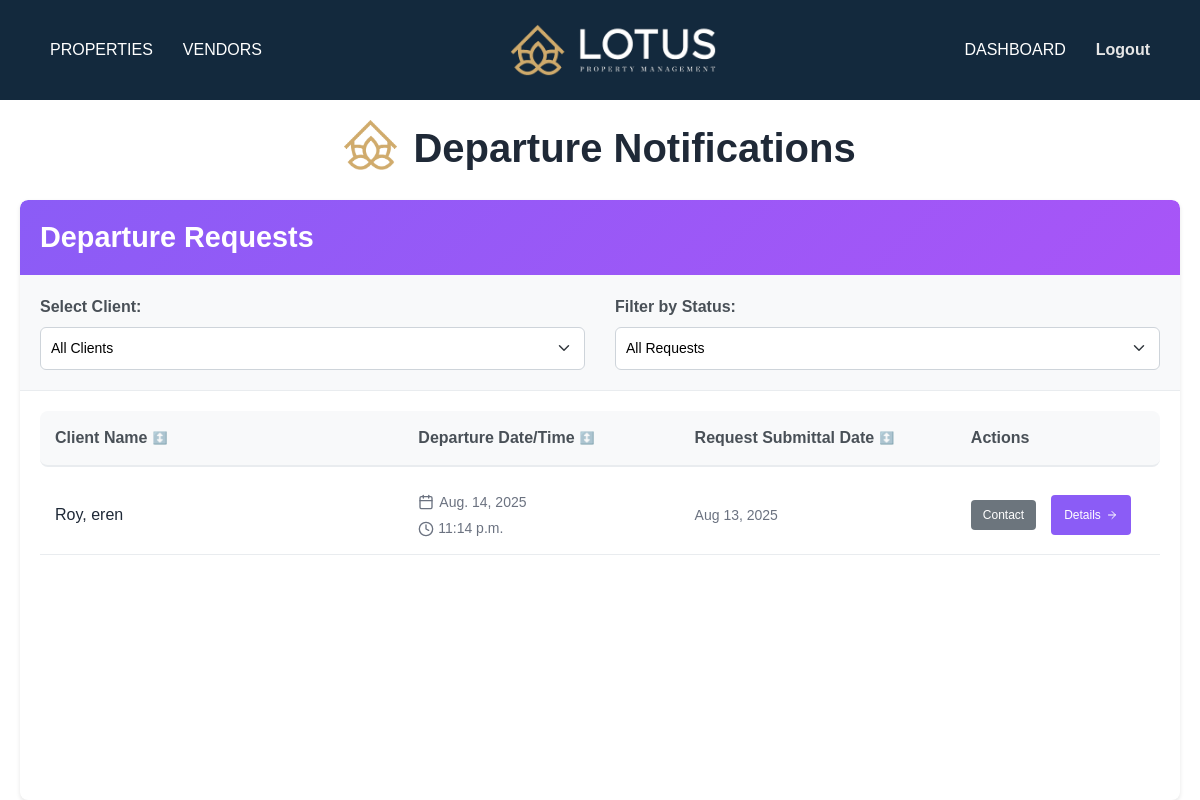
The app's page /clientmanager/departure/requests/ (signed in) with its own data.
### servicedetails/models.py (models this page shows, shortened)
class DepartureInformation(models.Model):
    STATUS_CHOICES = [
        ('pending', 'Pending'),
        ('open', 'Open'),
        ('completed', 'Completed'),
        ('denied', 'Denied'),
    ]
    status = models.CharField(max_length=10, choices=STATUS_CHOICES, default='open')
    user = models.ForeignKey(Client, on_delete=models.CASCADE, null=True, blank=True)
    name = models.CharField(max_length=255, null=True, blank=True)
    departure_date = models.DateField(null=True, blank=True)
    departure_time = models.TimeField(null=True, blank=True)
    created_at = models.DateTimeField(default=timezone.now, editable=False)
    status = models.CharField(max_length=10, choices=STATUS_CHOICES, default='open')
    status_remarks = models.TextField(blank=True, null=True)
    completation_denied_date = models.DateField(blank=True, null=True)
    client_approval = models.CharField(max_length=10, choices=APPROVAL_CHOICES, default='Pending', blank=True)
    cost = models.IntegerField(default=0)
    cost_remarks = models.TextField(blank=True, null=True)
    housekeeping = models.TextField(null=True, blank=True)
    wash = models.TextField(null=True, blank=True)
    trash = models.TextField(null=True, blank=True)
    additional = models.TextField(null=True, blank=True)

### mainapp/models.py (models this page shows, shortened)
class Client(models.Model):
    first_name = models.CharField(max_length=150)
    last_name = models.CharField(max_length=150)
    username = models.CharField(max_length=150, unique=True, blank=True)
    email = models.EmailField()
    password = models.CharField(max_length=255, blank=True)
    address = models.CharField(max_length=255, blank=True, null=True)
    city = models.CharField(max_length=100, blank=True, null=True)
    state = models.CharField(max_length=100, blank=True, null=True)
    zipcode = models.CharField(max_length=10, blank=True, null=True)
    phone_number = models.CharField(max_length=15,blank=True, null=True)
    office_phone = models.CharField(max_length=15, blank=True, null=True)
    business_address = models.CharField(max_length=255, blank=True, null=True)
    PREFERRED_CONTACT_CHOICES = [
        ('email', 'Email'),
        ('phone', 'Phone'),
        ('text', 'text'),
    ]
    preferred_contact_method = models.CharField(
        max_length=10, choices=PREFERRED_CONTACT_CHOICES, default='email'
    )
    PRIORITY_CHOICES = [
    ('primary', 'Primary'),
    ('secondary', 'Secondary'),
    ('tertiary', 'Tertiary'),
    ]
    contact1_name = models.CharField(max_length=150, blank=True, null=True)
    contact1_last_name = models.CharField(max_length=150, blank=True, null=True)
    contact1_email = models.EmailField(blank=True, null=True)
    contact1_phone = models.CharField(max_length=15, blank=True, null=True)
    contact1_office_phone = models.CharField(max_length=15, blank=True, null=True)
    contact1_buisness_adress = models.CharField(max_length=15, blank=True, null=True)
    contact1_preferred = models.CharField(
        max_length=10, choices=PREFERRED_CONTACT_CHOICES, blank=True, null=True
    )
    contact1_priority = models.CharField(
    max_length=10, choices=PRIORITY_CHOICES, blank=True, null=True
    )
    contact2_name = models.CharField(max_length=150, blank=True, null=True)
    contact2_last_name = models.CharField(max_length=150, blank=True, null=True)
    contact2_email = models.EmailField(blank=True, null=True)
    contact2_phone = models.CharField(max_length=15, blank=True, null=True)
    contact2_office_phone = models.CharField(max_length=15, blank=True, null=True)
    contact2_buisness_adress = models.CharField(max_length=15, blank=True, null=True)
    contact2_preferred = models.CharField(
        max_length=10, choices=PREFERRED_CONTACT_CHOICES, blank=True, null=True
    )
    contact2_priority = models.CharField(
    max_length=10, choices=PRIORITY_CHOICES, blank=True, null=True
    )
    contact3_name = models.CharField(max_length=150, blank=True, null=True)
    contact3_last_name = models.CharField(max_length=150, blank=True, null=True)
    contact3_email = models.EmailField(blank=True, null=True)
    contact3_phone = models.CharField(max_length=15, blank=True, null=True)
    contact3_office_phone = models.CharField(max_length=15, blank=True, null=True)
    contact3_buisness_adress = models.CharField(max_length=15, blank=True, null=True)
    contact3_preferred = models.CharField(
        max_length=10, choices=PREFERRED_CONTACT_CHOICES, blank=True, null=True
    )
    contact3_priority = models.CharField(
    max_length=10, choices=PRIORITY_CHOICES, blank=True, null=True
    )
    contact4_name = models.CharField(max_length=150, blank=True, null=True)
    contact4_last_name = models.CharField(max_length=150, blank=True, null=True)
    contact4_email = models.EmailField(blank=True, null=True)
    contact4_phone = models.CharField(max_length=15, blank=True, null=True)
    contact4_office_phone = models.CharField(max_length=15, blank=True, null=True)
    contact4_buisness_adress = models.CharField(max_length=15, blank=True, null=True)
    contact4_preferred = models.CharField(
        max_length=10, choices=PREFERRED_CONTACT_CHOICES, blank=True, null=True
    )
    contact4_priority = models.CharField(
    max_length=10, choices=PRIORITY_CHOICES, blank=True, null=True
    )
    contact5_name = models.CharField(max_length=150, blank=True, null=True)
    contact5_last_name = models.CharField(max_length=150, blank=True, null=True)
    contact5_email = models.EmailField(blank=True, null=True)
    contact5_phone = models.CharField(max_length=15, blank=True, null=True)
    contact5_office_phone = models.CharField(max_length=15, blank=True, null=True)
    contact5_buisness_adress = models.CharField(max_length=15, blank=True, null=True)
    contact5_preferred = models.CharField(
        max_length=10, choices=PREFERRED_CONTACT_CHOICES, blank=True, null=True
    )
    contact5_priority = models.CharField(
    max_length=10, choices=PRIORITY_CHOICES, blank=True, null=True
    )
    created_at = models.DateTimeField(auto_now_add=True)

### clientmanager/views.py (the view)
# urls.py: path('departure/requests/', views.clientmanager_departure_requests, name='departure_requests'),
def clientmanager_departure_requests(request):
    manager_id = request.session.get('manager_id')
    if not manager_id:
        return redirect('clientmanager:client_login')
    all_departure_requests = DepartureInformation.objects.all().order_by('-id')
    return render(request, 'clientmanager/departure/departure_list.html', {
        'requests': all_departure_requests
    })

### template/clientmanager/departure/departure_list.html (shortened to what this page needs)
{% extends 'cmbase.html' %}
{% block content %}
{% load static %}
<div class="page-container">
<link href="https://cdnjs.cloudflare.com/ajax/libs/font-awesome/6.0.0-beta3/css/all.min.css" rel="stylesheet">
<div style="margin-top: 2%; margin-bottom: 2%; font-size: 1.5rem;" class="d-flex justify-content-center align-items-center mb-4 text-center flex-column flex-md-row gap-3">
    <img src="{% static 'img/smalllogo.png' %}" alt="Concierge Icon" style="width: auto; height: 50px; margin-top: -10px;">
    <div>
        <h1 class="page-title mb-1" style="font-size: 2.5rem; color: #1f2937; font-weight: 700;">Departure Notifications</h1>
    </div>
</div>
<div class="content-wrapper">
    <div class="requests-card">
        <div class="card-header" style="background: linear-gradient(135deg, #8B5CF6, #A855F7); color: white; padding: 20px; border-radius: 8px 8px 0 0;">
            <h2 style="margin: 0; font-size: 1.8rem; font-weight: 600;">
                Departure Requests
            </h2>
        </div>
        <div class="filters-section" style="padding: 20px; background-color: #f8f9fa; border-bottom: 1px solid #e9ecef;">
            <div class="filters-row">
                <div class="filter-group">
                    <label for="client-filter" style="font-weight: 600; color: #495057 !important; margin-bottom: 8px; display: block;">Select Client:</label>
                    <select id="client-filter" onchange="filterByClient()" class="form-select" style="padding: 10px; border-radius: 6px; border: 1px solid #ced4da; font-size: 14px; background-color: white !important; color: #000000 !important;">
                        <option value="all" selected style="color: #000000 !important;">All Clients</option>
                        {% regroup requests by user.id as client_groups %}
                    </select>
                </div>
                <div class="filter-group">
                    <label for="status-filter" style="font-weight: 600; color: #495057 !important; margin-bottom: 8px; display: block;">Filter by Status:</label>
                    <select id="status-filter" onchange="filterRequests()" class="form-select" style="padding: 10px; border-radius: 6px; border: 1px solid #ced4da; font-size: 14px; background-color: white !important; color: #000000 !important;">
                        <option value="all" selected style="color: #000000 !important;">All Requests</option>
                    </select>
                </div>
            </div>
        </div>
        <div class="table-container" style="padding: 20px;">
            <div class="table-header" style="display: grid; grid-template-columns: 2fr 1.5fr 1.5fr 1fr; gap: 15px; padding: 15px; background-color: #f8f9fa; border-radius: 8px; font-weight: 600; color: #495057 !important; border-bottom: 2px solid #e9ecef; margin-bottom: 10px;">
                <div class="sortable-header" onclick="sortByName()" style="cursor: pointer; display: flex; align-items: center; gap: 5px; color: #495057 !important;">
                    Client Name
                    <span id="name-sort-arrow" class="sort-arrow" style="color: #495057 !important;">↕️</span>
                </div>
                <div class="sortable-header" onclick="sortByDepartureDate()" style="cursor: pointer; display: flex; align-items: center; gap: 5px; color: #495057 !important;">
                    Departure Date/Time
                    <span id="departure-sort-arrow" class="sort-arrow" style="color: #495057 !important;">↕️</span>
                </div>
                <div class="sortable-header" onclick="sortBySubmittalDate()" style="cursor: pointer; display: flex; align-items: center; gap: 5px; color: #495057 !important;">
                    Request Submittal Date
                    <span id="submittal-sort-arrow" class="sort-arrow" style="color: #495057 !important;">↕️</span>
                </div>
                <div style="color: #495057 !important;">Actions</div>
            </div>
            <div class="request-list">
                {% for r in requests %}
                    <div class="request-item" data-status="{{ r.status|lower }}" data-client-id="{{ r.user.id }}" data-client-name="{{ r.user.last_name }}, {{ r.user.first_name }}" data-departure-date="{{ r.departure_date|date:'Y-m-d' }}" data-submittal-date="{% if r.created_at %}{{ r.created_at|date:'Y-m-d' }}{% endif %}" style="display: grid; grid-template-columns: 2fr 1.5fr 1.5fr 1fr; gap: 15px; padding: 15px; border-bottom: 1px solid #e9ecef; align-items: center;">
                        <div class="client-name" style="font-weight: 500; color: #1f2937 !important;">
                            {{ r.user.last_name }}, {{ r.user.first_name }}
                        </div>
                        <div class="arrival-info" style="color: #6b7280 !important; font-size: 14px;">
                            <div style="display: flex; align-items: center; gap: 5px;">
                                {{ r.departure_date }}
                            </div>
                            <div style="margin-top: 5px;">
                                <svg xmlns="http://www.w3.org/2000/svg" width="16" height="16" viewBox="0 0 24 24" fill="none" stroke="currentColor" stroke-width="2" stroke-linecap="round" stroke-linejoin="round">
                                    <circle cx="12" cy="12" r="10"></circle>
                                    <polyline points="12 6 12 12 16 14"></polyline>
                                </svg>
                                {{ r.departure_time }}
                            </div>
                        </div>
                        <div class="submittal-date" style="color: #6b7280 !important; font-size: 14px;">
                            {% if r.created_at %}
                                {{ r.created_at|date:"M d, Y" }}
                            {% else %}
                                None
                            {% endif %}
                        </div>
                        <div class="request-actions" style="display: flex; gap: 10px;">
                            <button class="btn btn-contact" onclick="showContactDetails(
                                '{{ r.user.first_name }}',
                                '{{ r.user.last_name }}',
                                '{{ r.user.email }}',
                                '{{ r.user.phone_number }}',
                                '{{ r.user.contact1_email }}',
                                '{{ r.user.contact1_phone }}'
                            )" style="padding: 6px 12px; background-color: #6c757d !important; color: white !important; border: none; border-radius: 4px; cursor: pointer; font-size: 12px;">
                                Contact
                            </button>
                            <a class="btn btn-view" href="{% url 'clientmanager:departure_request_detail' r.id %}" style="padding: 6px 12px; background-color: #8B5CF6 !important; color: white !important; text-decoration: none; border-radius: 4px; font-size: 12px; display: inline-flex; align-items: center; gap: 5px;">
                                Details
                                <svg xmlns="http://www.w3.org/2000/svg" width="12" height="12" viewBox="0 0 24 24" fill="none" stroke="currentColor" stroke-width="2" stroke-linecap="round" stroke-linejoin="round">
                                    <path d="M5 12h14"></path>
                                    <path d="M12 5l7 7-7 7"></path>
                                </svg>
                            </a>
                        </div>
                    </div>
                {% endfor %}
            </div>
        </div>
    </div>
</div>
</div>
{% endblock %}

### template/clientmanager/departure/departure_list.html (style rules this page uses)
body { background-color: white !important; }
.content-wrapper { max-width: 1200px; margin: 0 auto; padding: 0 20px; }
.requests-card { min-height: 600px; background: white; border-radius: 8px; box-shadow: 0 2px 4px rgba(0,0,0,0.1); overflow: hidden; }
.filters-section { background-color: #f8f9fa; border-bottom: 1px solid #e9ecef; padding: 20px; }
.filters-row { display: flex; gap: 30px; flex-wrap: wrap; align-items: end; }
.filter-group { flex: 1; min-width: 200px; }
.filter-group label { font-weight: 600; color: #495057 !important; margin-bottom: 8px; display: block; }
.filter-group select { width: 100%; padding: 10px; border-radius: 6px; border: 1px solid #ced4da; font-size: 14px; background-color: white !important; color: #000000 !important; }
.btn-contact { padding: 8px 15px; background-color: #6c757d !important; color: white !important; text-decoration: none; border: none; border-radius: 5px; display: inline-block; margin: 5px 5px 5px 0; cursor: pointer; font-size: 14px; }
.page-title::after { background: none; }
.sort-arrow { font-size: 12px; opacity: 0.7; }
.form-select { color: #000000 !important; background-color: white !important; }
.form-select option { color: #000000 !important; background-color: white !important; }
.page-container * { color: inherit; }
.page-container label, .page-container .table-header, .page-container .client-name, .page-container .arrival-info, .page-container .submittal-date, .page-container .empty-title, .page-container .empty-text { color: inherit !important; }

### records on screen
DepartureInformation: user.last_name "Roy", user.first_name "eren", departure_date "Aug. 14, 2025", departure_time "11:14 p.m.", created_at "Aug 13, 2025"
